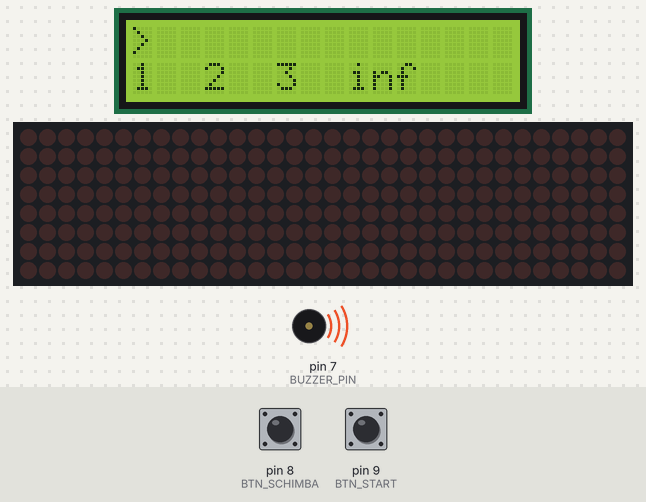
Recording of a sketch running on a simulated Arduino Uno, built with avr-gcc and run on an emulated ATmega328P. Parts: 16×2 character LCD, 32×8 LED matrix, buzzer (waves = sounding, pin HIGH). The test bench sets the inputs (shaded band); at power-on: pin 9 (BTN_START) HIGH, pin 8 (BTN_SCHIMBA) HIGH.

Above: at 1.3 s.
1.4 s: pin 9 (BTN_START) pulled LOW for 0.15 s
At 1.62 s:
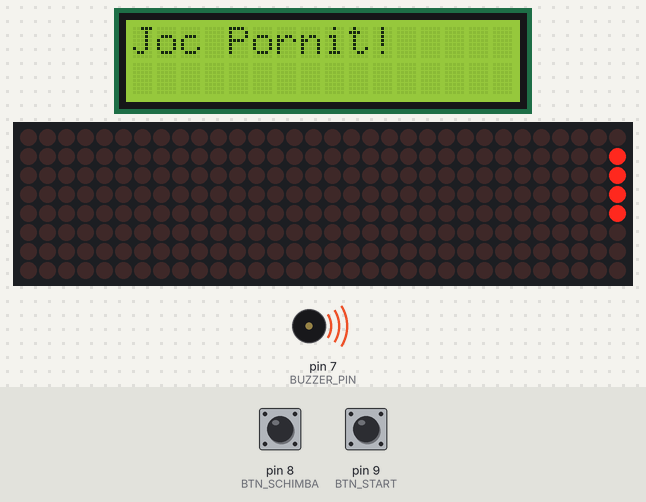
3.4 s: pin 9 (BTN_START) pulled LOW for 1 s
At 3.6 s:
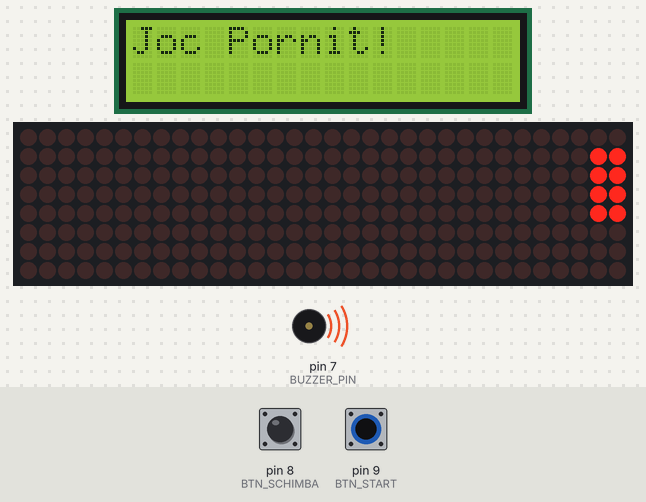
5.9 s: pin 9 (BTN_START) pulled LOW for 3.2 s
At 6.1 s:
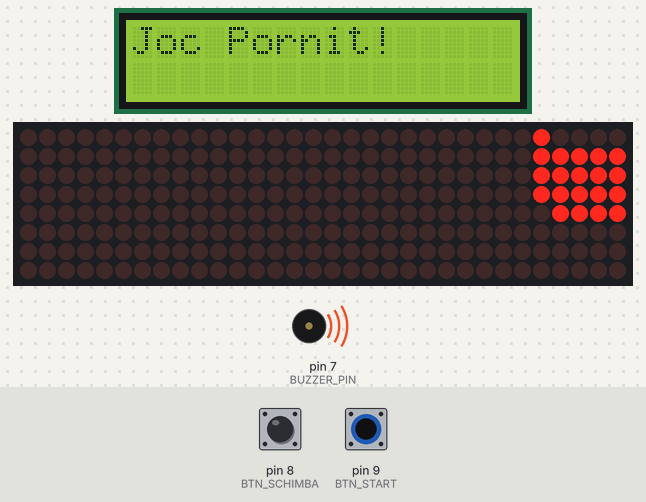
10.6 s: pin 9 (BTN_START) pulled LOW for 0.15 s
At 10.8 s:
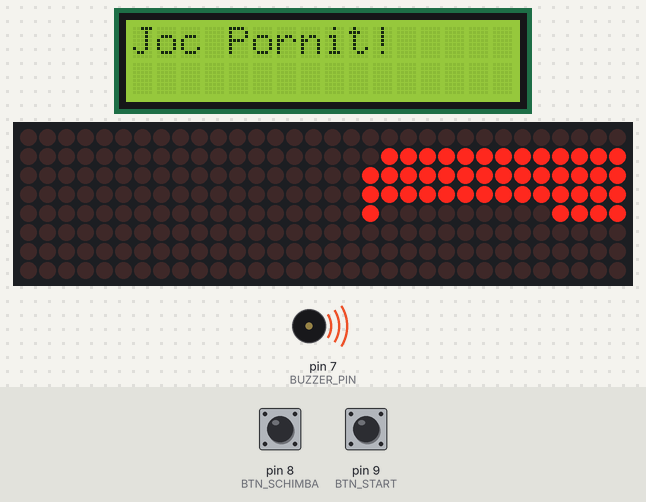
12.8 s: pin 9 (BTN_START) pulled LOW for 0.15 s
At 13.0 s:
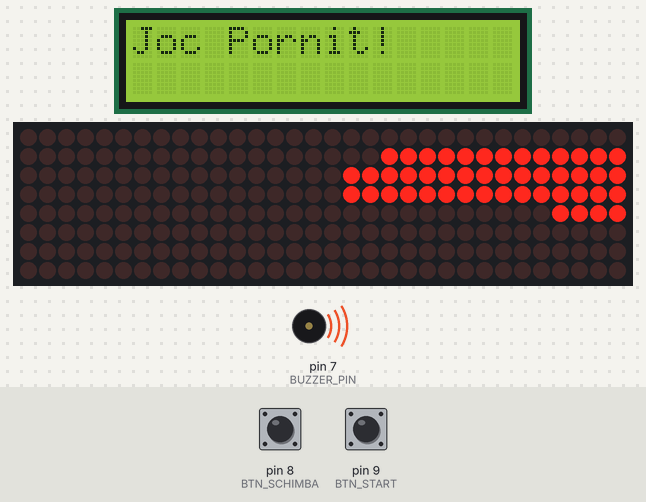
15.0 s: pin 9 (BTN_START) pulled LOW for 0.15 s
At 15.2 s:
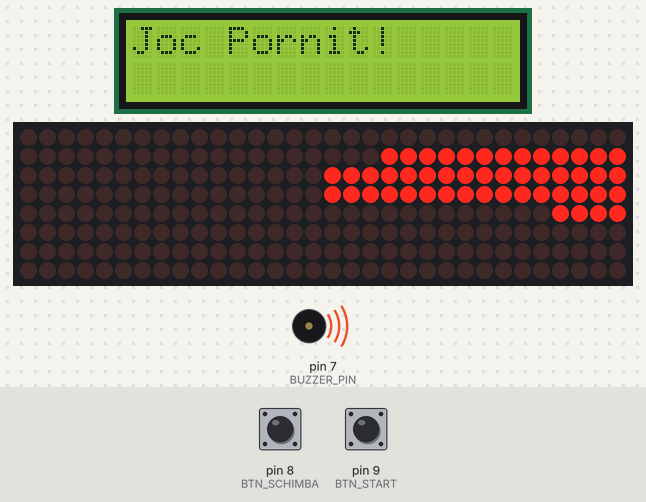
Timing chart, 0 to 18.0 s (numbered marks = the images above; inputs shaded):
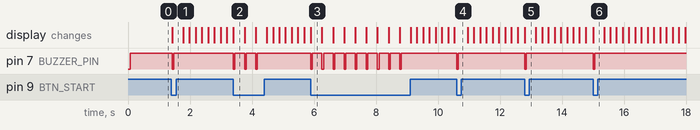

Measured:
- after the input at 1.4 s, pin 7 (BUZZER_PIN): HIGH → LOW at once, → HIGH 0.05 s later; the display: changes at once (image 1)
- after the input at 3.4 s, pin 7 (BUZZER_PIN): alternates HIGH for 0.31 s and LOW for 0.05 s, 6 changes in all, then stays HIGH, starting at once
- after the input at 5.9 s, pin 7 (BUZZER_PIN): alternates HIGH for 0.31 s and LOW for 0.05 s, 18 changes in all, then stays HIGH, starting at once
- after the input at 10.6 s, pin 7 (BUZZER_PIN): HIGH → LOW at once, → HIGH 0.05 s later
- after the input at 12.8 s, pin 7 (BUZZER_PIN): HIGH → LOW at once, → HIGH 0.05 s later
- after the input at 15.0 s, pin 7 (BUZZER_PIN): HIGH → LOW at once, → HIGH 0.05 s later

The sketch:

Stack.ino
```cpp
#include <Wire.h>
#include <LiquidCrystal_I2C.h>
#include <LedControl.h>

LiquidCrystal_I2C lcd(0x27, 16, 2);
LedControl lc = LedControl(12, 11, 10, 4);

const int BTN_SCHIMBA = 8;
const int BTN_START = 9;
const int BUZZER_PIN = 7;

int level = 1;
const int totalNivele = 4;

int lastStateSchimba = HIGH;
int lastStateStart = HIGH;

bool jocPornit = false;
int viteza = 100;

void select_level()
{
    int cursorPositions[] = {0, 3, 6, 10};
    int currentPosition = cursorPositions[level - 1];

    lcd.setCursor(0, 0);
    lcd.print("                ");
    lcd.setCursor(0, 1);
    lcd.print("1  2  3  inf");
    lcd.setCursor(currentPosition, 0);
    lcd.print(">");
}

void sunetPlasare()
{
    digitalWrite(BUZZER_PIN, LOW);
    delay(50);
    digitalWrite(BUZZER_PIN, HIGH);
}

void sunetCastig()
{
    for(int i=0; i<3; i++)
    {
        digitalWrite(BUZZER_PIN, LOW);
        delay(100);
        digitalWrite(BUZZER_PIN, HIGH);
        delay(100);
    }
    digitalWrite(BUZZER_PIN, LOW);
    delay(500);
    digitalWrite(BUZZER_PIN, HIGH);
}

void sunetGameOver()
{
    digitalWrite(BUZZER_PIN, LOW);
    delay(1000);
    digitalWrite(BUZZER_PIN, HIGH);
}

void joaca_cu_bucle()
{
    lcd.clear();
    lcd.print("Joc Pornit!");
    unsigned long timpStart = millis();

    for(int i=0; i<4; i++) //stergem tot de pe matricea de led uri
      lc.clearDisplay(i);

    int prevBlocPozitie = 0;
    int prevBlocLatime = 4;
    bool gameOver = false;

    long scor = 0;
    int cicluInfinit = 0;

    while (gameOver == false)
    {
        for (int modul = 0; modul < 4; modul++) //trecem prin cele 4 module de cate 8 randuri
        {
            if (gameOver == true)
                break;

            for (int rand = 7; rand >= 0; rand--) //trecem pe randuri (sunt numerotate de la 7 jos si 0 sus)
            {
                if (gameOver)
                    break;
                if (cicluInfinit > 0 && modul == 0 && rand == 7) //daca am terminat un ciclu pana sus resetam pe primul nivel cu ceea ce a ramas initial
                {
                    for(int i = 0; i < prevBlocLatime; i++)
                        lc.setLed(modul, prevBlocPozitie + i, rand, true);
                    continue;
                }

                int blocPozitie = 0;
                int blocDirectie = 1;
                int blocLatime = prevBlocLatime;
                bool blocPlasat = false;
                unsigned long timpMiscare = 0;

                while (blocPlasat == false) //logica pentru plasarea blocurilor
                {
                    if (millis() - timpMiscare > viteza) //cu cat viteza e mai mare cu atat plasam mai incet blocurile
                    {
                        timpMiscare = millis();
                        for(int i=0; i<blocLatime; i++)
                        {
                             if(blocPozitie + i < 8)
                                lc.setLed(modul, blocPozitie + i, rand, false);//stergem punctele trecute
                        }

                        blocPozitie += blocDirectie;
                        if (blocPozitie >= (8 - blocLatime) || blocPozitie <= 0) //verificam in ce parte mergem
                        {
                            blocDirectie *= -1;
                        }

                        for(int i=0; i<blocLatime; i++)
                        {
                            if(blocPozitie + i < 8)
                                lc.setLed(modul, blocPozitie + i, rand, true);//aprindem punctele actuale
                        }
                    }

                    int stareBtn = digitalRead(BTN_START);
                    if (stareBtn == LOW)
                    {
                        blocPlasat = true;
                        sunetPlasare();
                        delay(300);
                    }
                }

                if (!(modul == 0 && rand == 7 && cicluInfinit == 0)) // daca nu suntem la baza verificam blocurile puse
                {
                    int curentStart = blocPozitie;
                    int curentEnd = blocPozitie + blocLatime;
                    int prevStart = prevBlocPozitie;
                    int prevEnd = prevBlocPozitie + prevBlocLatime;

                    int suprapunereStart = max(curentStart, prevStart); // verificam daca se suprapun blocurile
                    int suprapunereEnd = min(curentEnd, prevEnd);
                    int suprapunereLatime = suprapunereEnd - suprapunereStart;

                    if (suprapunereLatime <= 0) //daca nu avem suprapuse pierdem
                    {
                        gameOver = true;
                        lcd.clear();
                        lcd.print("GAME OVER!");
                        lcd.setCursor(0, 1);
                        lcd.print("Score: ");
                        lcd.print(scor);
                        sunetGameOver();
                        delay(4000);
                    }
                        else //daca nu continuam jocul si plasam blocurile in continuare
                        {
                            for(int i=0; i<8; i++)
                                lc.setLed(modul, i, rand, false);//stergem blocurile vechi
                            for(int i=0; i<suprapunereLatime; i++)
                            {
                                lc.setLed(modul, suprapunereStart + i, rand, true);//le punem pe cele ramase
                            }
                            prevBlocLatime = suprapunereLatime;
                            prevBlocPozitie = suprapunereStart;
                            scor += suprapunereLatime;
                        }
                }
                else
                {
                    prevBlocLatime = blocLatime;
                    prevBlocPozitie = blocPozitie;
                    scor += prevBlocLatime;
                }
            }
        }

        if (gameOver)
            break;

        if (level == 4) //daca suntem la nivelul infinit crestem viteza si reinitializam matricea de led uri in cazul in care am ajuns la finalul ei
        {
            cicluInfinit++;
            if (viteza >= 50)
                viteza = viteza - 10;
            for(int i = 0; i < 4; i++) lc.clearDisplay(i);
        }
        else //daca nu terminam jocul si afisam pe lcd
        {
            unsigned long timpFinal = millis();
            float secundeJucate = (timpFinal - timpStart) / 1000.0;
            lcd.clear();
            lcd.print("WIN! Score:");
            lcd.print(scor);
            lcd.setCursor(0, 1);
            lcd.print("Timp: "); lcd.print(secundeJucate); lcd.print("s");
            sunetCastig();
            delay(4000);
            break;
        }
    }

    jocPornit = false;
    select_level();
}


void setup()
{
    lcd.init();
    lcd.backlight();
    for(int i=0; i<4; i++)
    {
        lc.shutdown(i, false);
        lc.setIntensity(i, 8);
        lc.clearDisplay(i);
    }

    pinMode(BTN_SCHIMBA, INPUT_PULLUP);
    pinMode(BTN_START, INPUT_PULLUP);

    pinMode(BUZZER_PIN, OUTPUT);
    digitalWrite(BUZZER_PIN, HIGH);

    select_level();
}


void loop()
{
    if (jocPornit == false) //daca nu e pornit jocul avem logica pentru alegerea nivelului
    {
        int stareSchimba = digitalRead(BTN_SCHIMBA);
        int stareStart = digitalRead(BTN_START);

        if (stareSchimba == LOW && lastStateSchimba == HIGH)
        {
            level++;
            if (level > totalNivele) level = 1;
            select_level();
            delay(200);
        }
        lastStateSchimba = stareSchimba;

        if (stareStart == LOW && lastStateStart == HIGH) //incepem jocul
        {
            if(level == 1) viteza = 200;
            if(level == 2) viteza = 70;
            if(level == 3) viteza = 40;
            if(level == 4) viteza = 200;

            jocPornit = true;
        }
        lastStateStart = stareStart;
    }
    else //incepem jocul
    {
        joaca_cu_bucle();
    }
}
```
